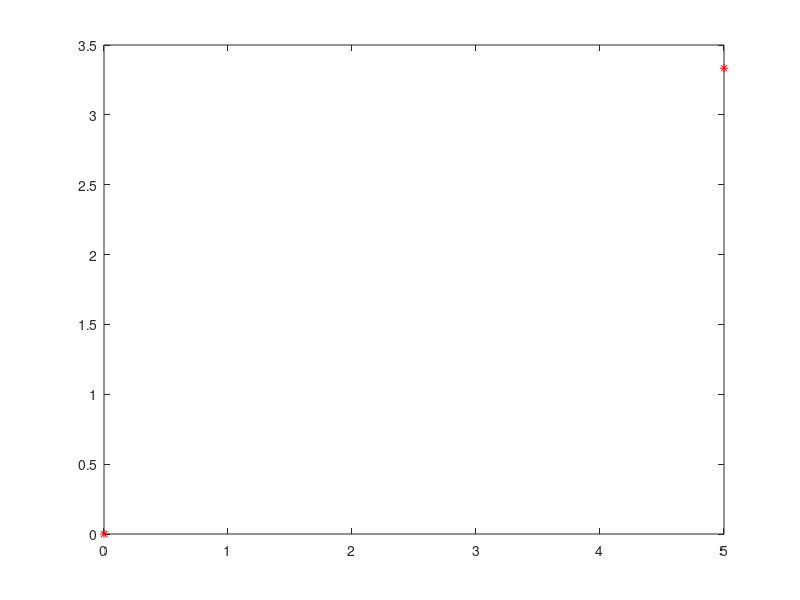

The MATLAB source for this figure:
function PhaseMovie

% inputs
    tmax = 10;
    a=1;
    b = 0.3;
    c=1;
    d =0.2;
    
    axis([-1, c/d+15, -1, a/b+10]);
    plot(0,0,'r*', c/d, a/b, 'r*')




end